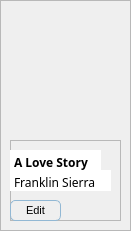
            <widget class="QFrame" name="book2">
             <property name="geometry">
              <rect>
               <x>159</x>
               <y>9</y>
               <width>131</width>
               <height>231</height>
              </rect>
             </property>
             <property name="frameShape">
              <enum>QFrame::StyledPanel</enum>
             </property>
             <property name="frameShadow">
              <enum>QFrame::Raised</enum>
             </property>
             <widget class="QLabel" name="label_25">
              <property name="geometry">
               <rect>
                <x>10</x>
                <y>0</y>
                <width>111</width>
                <height>141</height>
               </rect>
              </property>
              <property name="text">
               <string/>
              </property>
              <property name="pixmap">
               <pixmap resource="Resources.qrc">:/images/book-covers/book11.png</pixmap>
              </property>
              <property name="scaledContents">
               <bool>true</bool>
              </property>
             </widget>
             <widget class="QFrame" name="frame_35">
              <property name="geometry">
               <rect>
                <x>10</x>
                <y>140</y>
                <width>111</width>
                <height>81</height>
               </rect>
              </property>
              <property name="frameShape">
               <enum>QFrame::StyledPanel</enum>
              </property>
              <property name="frameShadow">
               <enum>QFrame::Raised</enum>
              </property>
              <widget class="QPlainTextEdit" name="title2">
               <property name="geometry">
                <rect>
                 <x>0</x>
                 <y>10</y>
                 <width>91</width>
                 <height>21</height>
                </rect>
               </property>
               <property name="styleSheet">
                <string notr="true">font-weight: bold;
font-family: Baloo 2;
background: white;</string>
               </property>
               <property name="frameShape">
                <enum>QFrame::NoFrame</enum>
               </property>
               <property name="verticalScrollBarPolicy">
                <enum>Qt::ScrollBarAlwaysOff</enum>
               </property>
               <property name="tabChangesFocus">
                <bool>false</bool>
               </property>
               <property name="lineWrapMode">
                <enum>QPlainTextEdit::WidgetWidth</enum>
               </property>
               <property name="plainText">
                <string>A Love Story</string>
               </property>
               <property name="textInteractionFlags">
                <set>Qt::TextSelectableByKeyboard|Qt::TextSelectableByMouse</set>
               </property>
              </widget>
              <widget class="QPlainTextEdit" name="author2">
               <property name="geometry">
                <rect>
                 <x>0</x>
                 <y>30</y>
                 <width>101</width>
                 <height>21</height>
                </rect>
               </property>
               <property name="styleSheet">
                <string notr="true">font-family: Baloo 2;
background: white;</string>
               </property>
               <property name="frameShape">
                <enum>QFrame::NoFrame</enum>
               </property>
               <property name="verticalScrollBarPolicy">
                <enum>Qt::ScrollBarAlwaysOff</enum>
               </property>
               <property name="plainText">
                <string>Franklin Sierra</string>
               </property>
              </widget>
              <widget class="QPushButton" name="edit2">
               <property name="geometry">
                <rect>
                 <x>0</x>
                 <y>60</y>
                 <width>51</width>
                 <height>21</height>
                </rect>
               </property>
               <property name="styleSheet">
                <string notr="true">QPushButton {
background: transparent;
font-size: 11px;
border: 0.5px solid;
border-color: rgb(146, 184, 212);
border-radius: 5px;
}

QPushButton:hover {
	color: rgb(106, 146, 255);
}</string>
               </property>
               <property name="text">
                <string>Edit</string>
               </property>
               <property name="autoDefault">
                <bool>false</bool>
               </property>
              </widget>
             </widget>
            </widget>
